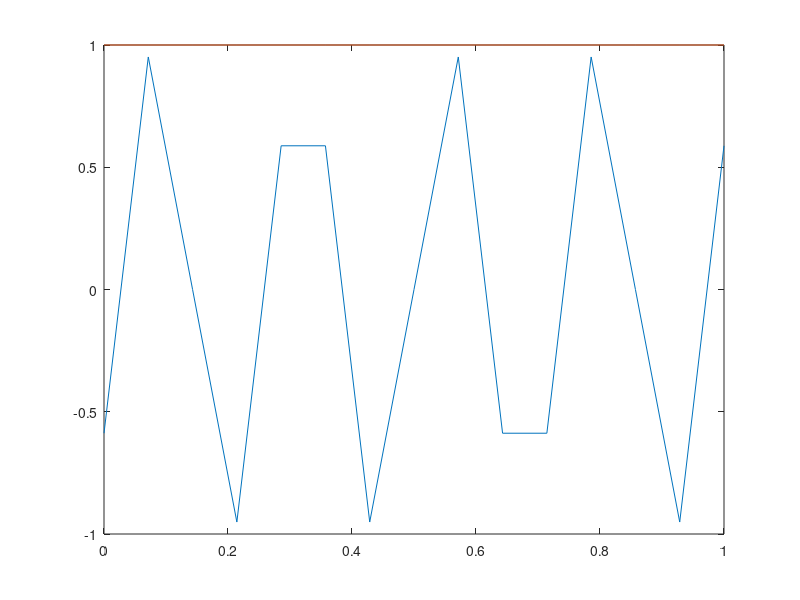

This figure's MATLAB source:

m=2; %level


p=0.5; %measure parameter
q=0.5; %resistance parameter

measure = [p/2 (1-p)/2 (1-p)/2 p/2]; %base measure split
resistance = [q/2 (1-q)/2 (1-q)/2 q/2]; %base resistance split
%split iteratively...
for i = 2:m
    %do a 4x repelem clone, following with a base unit multiplied
    %to get the desired self similar structure
    measure = repelem(measure,4);
    measure = measure.*repmat([p/2 (1-p)/2 (1-p)/2 p/2],1,length(measure)/4);
    resistance = repelem(resistance,4);
    resistance = resistance.*repmat([q/2 (1-q)/2 (1-q)/2 q/2],1,length(resistance)/4);
end
%declare empty laplacian
laplacian=zeros(4^m-1,4^m-1);
%for each point, assign the proper constants for the diagonal...
avgmeasure = (measure(1)+measure(2))/2;
laplacian(1,1) = (1/avgmeasure)*(1/resistance(i+1));
avgmeasure = (measure(4^m-1)+measure(4^m))/2;
laplacian(4^m-1,4^m-1) = (1/avgmeasure)*(1/resistance(4^m));
for i = 2:4^m-2
    avgmeasure = (measure(i)+measure(i+1))/2;
    laplacian(i,i) = (1/avgmeasure)*(1/resistance(i)+1/resistance(i+1));
end
%... and for the right neighbors
for i = 1:4^m-2
    avgmeasure = (measure(i)+measure(i+1))/2;
    laplacian(i,i+1) = (1/avgmeasure)*(-1/resistance(i+1));
end
%... and for the left neighbors
for i = 2:4^m-1
    avgmeasure = (measure(i)+measure(i+1))/2;
    laplacian(i,i-1) = (1/avgmeasure)*(-1/resistance(i));
end
%compute eigenfunction/values
[V,D] = eig(laplacian);
[eigvals,indices] = sort(real(diag(D)));

%rescale and plot eigenfnc



V = V*(1/(max(max(V))));
plot(linspace(0,1,4^m-1)',[V(:,10) (measure(2:end).*(1/max(measure)))'])


%eigenvalue counting fnc
%counting_graph(eigvals);
%xlabel("m=4 p=0.4 q=0.6")

%log eigenvalue plot
%plot(log(eigvals),zeros(length(eigvals),1),'o')
%xlabel("m=5 p=0.9 q=0.1")

% Weyl Plot


%f = @(x) countingfunction(eigvals,x);
%plotpoints = arrayfun(f,eigvals);
%dlm = fitlm(log(eigvals(round(length(eigvals)/2):end)'),log(plotpoints(round(length(eigvals)/2):end)'),'Intercept',false);
%alpha = table2array(dlm.Coefficients(1,'Estimate'));
%alpha = alpha(1);
%plot(log(eigvals'),log(plotpoints'./(eigvals').^alpha))

% xlabel("m=4 p=0.4 q=0.6")



